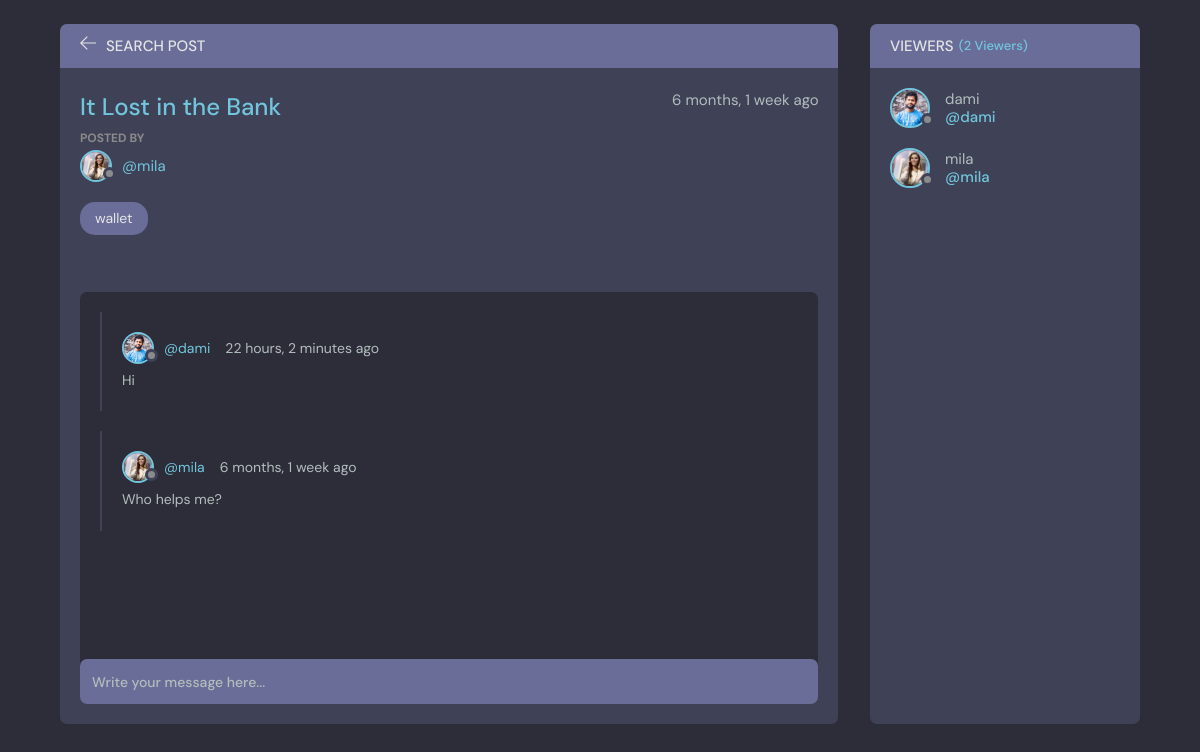
The page /room/4/ on the database its author committed.
### base/models.py (models this page shows, shortened)
class Room(models.Model):
    host = models.ForeignKey(User, on_delete=models.SET_NULL, null=True)
    topic = models.ForeignKey(Topic, on_delete=models.SET_NULL, null=True)
    name = models.CharField(max_length=200)
    description = models.TextField(null=True, blank=True)
    participants = models.ManyToManyField(User, related_name='participants', blank=True)
    complete=models.BooleanField(default=True)
    updated = models.DateTimeField(auto_now=True)
    created = models.DateTimeField(auto_now_add=True)
    class Meta:
        ordering = ['-updated', '-created']

class User(AbstractUser):
    name = models.CharField(max_length=200, null=True)
    email = models.EmailField(unique=True, null=True)
    bio = models.TextField(null=True)
    avatar = models.ImageField(null=True, default="avatar.svg")
    USERNAME_FIELD = 'email'
    REQUIRED_FIELDS = []

class Topic(models.Model):
    name = models.CharField(max_length=200)
    def __str__(self):
        return self.name

class Message(models.Model):
    user = models.ForeignKey(User, on_delete=models.CASCADE)
    room = models.ForeignKey(Room, on_delete=models.CASCADE)
    body = models.TextField()
    updated = models.DateTimeField(auto_now=True)
    created = models.DateTimeField(auto_now_add=True)
    class Meta:
        ordering = ['-updated', '-created']

### base/views.py (the view, shortened to what this page needs)
# urls.py: path('room/<str:pk>/', views.room, name="room"),
def room(request, pk):
    room = Room.objects.get(id=pk)
    room_messages = room.message_set.all()
    participants = room.participants.all()
    context = {'room': room, 'room_messages': room_messages, 'participants':participants}
    return render(request, 'base/room.html', context)

### base/templates/base/room.html (shortened to what this page needs)
{% extends 'nonavbar.html' %}
{% load static %}
{% block content %}
    <main class="profile-page layout layout--2">
      <div class="container">
        <div class="room">
          <div class="room__top">
            <div class="room__topLeft">
              <a href="{% url 'home' %}">
                <svg version="1.1" xmlns="http://www.w3.org/2000/svg" width="32" height="32" viewBox="0 0 32 32">
                  <title>arrow-left</title>
                  <path
                    d="M13.723 2.286l-13.723 13.714 13.719 13.714 1.616-1.611-10.96-10.96h27.625v-2.286h-27.625l10.965-10.965-1.616-1.607z"
                  ></path>
                </svg>
              </a>
              <h3>Search Post</h3>
            </div>
          </div>
          <div class="room__box scroll">
            <div class="room__header scroll">
              <div class="room__info">
                <h3>{{room.name}}</h3>
                <span>{{room.created|timesince}} ago</span>
              </div>
              <div class="room__hosted">
                <p>Posted By</p>
                <a href="{% url 'user-profile' room.host.id %}" class="room__author">
                  <div class="avatar avatar--small">
                    <img src="{{room.host.avatar.url}}" />
                  </div>
                  <span>@{{room.host.username}}</span>
                </a>
              </div>
              <span class="room__topics">{{room.topic}}</span>
            </div>
            <div class="room__conversation">
              <div class="threads scroll">
                {% for message in room_messages %}
                <div class="thread">
                  <div class="thread__top">
                    <div class="thread__author">
                      <a href="{% url 'user-profile' message.user.id %}" class="thread__authorInfo">
                        <div class="avatar avatar--small">
                          <img src="{{message.user.avatar.url}}" />
                        </div>
                        <span>@{{message.user.username}}</span>
                      </a>
                      <span class="thread__date">{{message.created|timesince}} ago</span>
                    </div>
                  </div>
                  <div class="thread__details">
                    {{message.body}}
                  </div>
                </div>
                {% endfor %}
              </div>
            </div>
          </div>
          <div class="room__message">
            <form action="" method="POST">
              <input name="body" placeholder="Write your message here..." /></form>
          </div>
        </div>
        <div class="participants">
          <h3 class="participants__top">Viewers <span>({{participants.count}} Viewers)</span></h3>
          <div class="participants__list scroll">
            {% for user in participants %}
            <a href="{% url 'user-profile' user.id %}" class="participant">
              <div class="avatar avatar--medium">
                <img src="{{user.avatar.url}}" />
              </div>
              <p>
                {{user.username}}
                <span>@{{user.username}}</span>
              </p>
            </a>
            {% endfor %}
          </div>
        </div>
      </div>
    </main>
    {% endblock content %}

### templates/nonavbar.html (shortened to what this page needs)
<!DOCTYPE html>
{% load static %}
<html lang="en">
  <head>
    <link rel="stylesheet" href="{% static 'styles/style.css' %}" />
  </head>
  <body>
    {% block content %}
    {% endblock %}
  </body>
</html>

### rows shown on the page
Room: name "It Lost in the Bank", created "6 months, 1 week", host.avatar (picture), host.username "mila", topic "wallet"
Message: user.avatar (picture), user.username "dami", created "22 hours, 2 minutes", body "Hi"
Message: user.avatar (picture), user.username "mila", created "6 months, 1 week", body "Who helps me?"
User: avatar (picture), username "dami"
User: avatar (picture), username "mila"

### other values the page prints
{{ participants.count }} "2"
